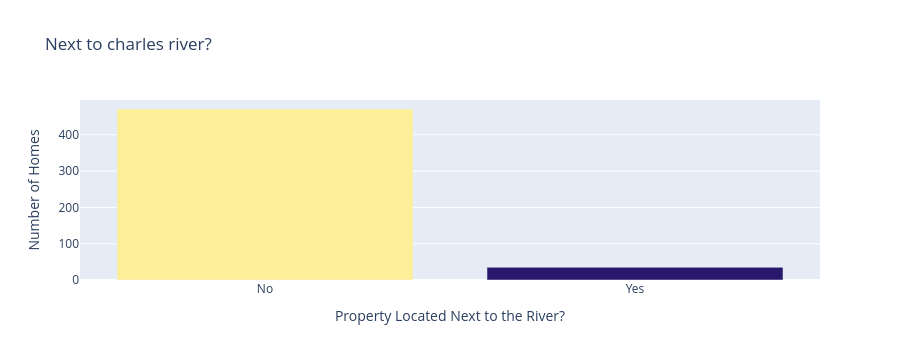

The cell this chart's notebook holds for it:
### Markdown cell above
#### Next to the River? ⛵️

**Challenge**

Create a bar chart with plotly for CHAS to show many more homes are away from the river versus next to it. The bar chart should look something like this:

<img src=https://i.imgur.com/AHwoQ6l.png height=350>

You can make your life easier by providing a list of values for the x-axis (e.g., `x=['No', 'Yes']`)

### Code cell
river_access=data['CHAS'].value_counts()

bar=px.bar(x=['No','Yes'],
          y=river_access.values,
          color=river_access.values,
          color_continuous_scale=px.colors.sequential.haline,
          title='Next to charles river?')
bar.update_layout(xaxis_title='Property Located Next to the River?', 
                  yaxis_title='Number of Homes',
                  coloraxis_showscale=False)
bar.show()

### Figure 1 — Plotly figure (JSON) as saved in the notebook; plotly's stock layout.template omitted (floating-point values rounded to 4 significant figures)
{"data": [{"hovertemplate": "x=%{x}<br>y=%{y}<br>color=%{marker.color}<extra></extra>", "legendgroup": "", "marker": {"color": [471, 35], "coloraxis": "coloraxis", "pattern": {"shape": ""}}, "name": "", "orientation": "v", "showlegend": false, "textposition": "auto", "type": "bar", "x": ["No", "Yes"], "xaxis": "x", "y": [471, 35], "yaxis": "y"}], "layout": {"barmode": "relative", "coloraxis": {"autocolorscale": false, "colorbar": {"title": {"text": "color"}}, "colorscale": [[0, "rgb(41, 24, 107)"], [0.09091, "rgb(42, 35, 160)"], [0.1818, "rgb(15, 71, 153)"], [0.2727, "rgb(18, 95, 142)"], [0.3636, "rgb(38, 116, 137)"], [0.4545, "rgb(53, 136, 136)"], [0.5455, "rgb(65, 157, 133)"], [0.6364, "rgb(81, 178, 124)"], [0.7273, "rgb(111, 198, 107)"], [0.8182, "rgb(160, 214, 91)"], [0.9091, "rgb(212, 225, 112)"], [1, "rgb(253, 238, 153)"]], "showscale": false}, "height": 360, "legend": {"tracegroupgap": 0}, "title": {"text": "Next to charles river?"}, "xaxis": {"anchor": "y", "autorange": true, "domain": [0, 1], "range": [-0.5, 1.5], "title": {"text": "Property Located Next to the River?"}, "type": "category"}, "yaxis": {"anchor": "x", "autorange": true, "domain": [0, 1], "range": [0, 495.8], "title": {"text": "Number of Homes"}, "type": "linear"}}}
